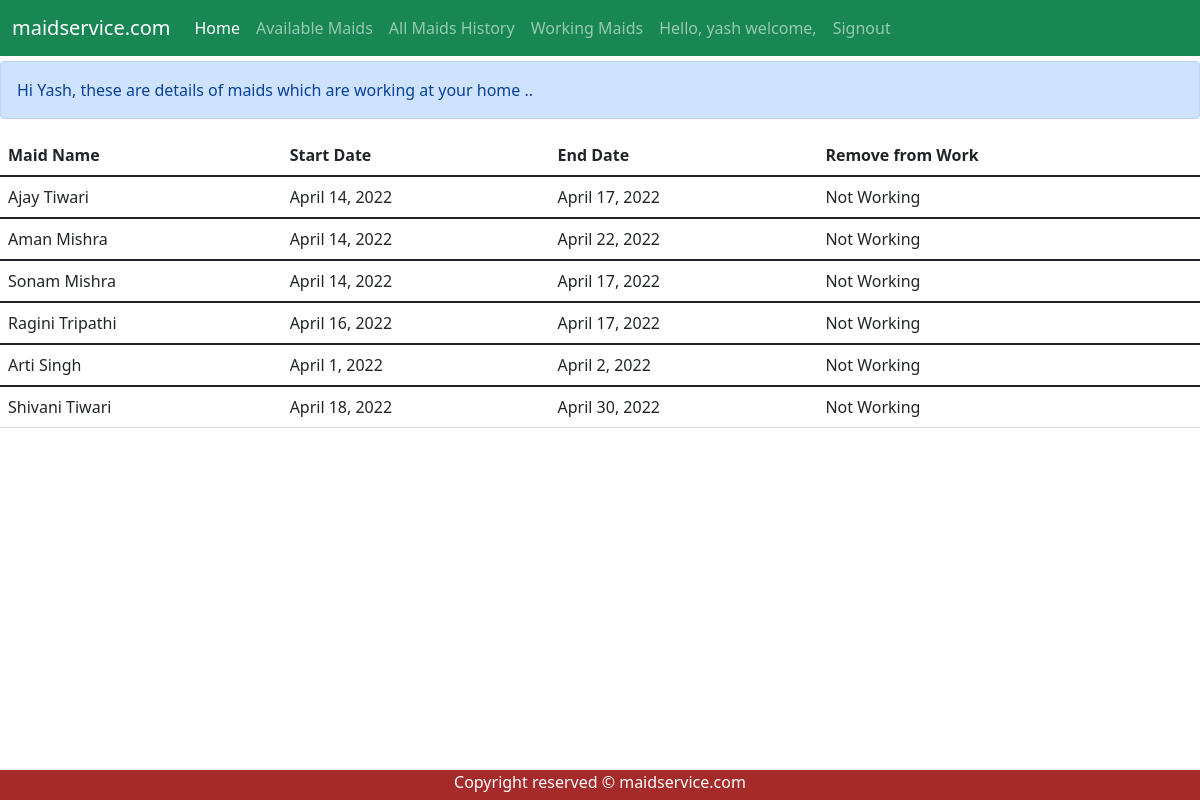
Screenshot of /maid/workedmaid/ (signed in) with the database file from the repository.
### maid/models.py (models this page shows, shortened)
class MaidAssign(models.Model):
	user_customer = models.ForeignKey(User,on_delete=models.CASCADE,related_name = 'customer_user')
	maid_user = models.ForeignKey(User,on_delete=models.CASCADE)
	start_date = models.DateField()
	end_date = models.DateField()
	updated_date = models.DateField(null = True)
	is_working = models.BooleanField(default=False,null = True,blank = True)

### maid/views.py (the view)
# urls.py: path('workedmaid/',views.working_maid_at_user, name = 'working'),
def working_maid_at_user(request):
	worked_maid = MaidAssign.objects.filter(user_customer = request.user).order_by('-is_working')
	return render(request, 'maid/working_maid_at_user.html', {'worked_maid': worked_maid } )

### maid/templates/maid/working_maid_at_user.html (shortened to what this page needs)
{% extends "maid/base.html" %}
{% block content %}
	<div class="alert alert-primary" role="alert">
		<marquee behavior="alternate" direction="left">Hi {{ request.user.first_name }}, these are details of maids which are working at your home ..</marquee>
	</div>
	<table class="table table-hover">
		<thead>
			<tr>
				<th scope="col"> Maid Name</th>
				<th scope="col">Start Date</th>
				<th scope="col">End Date</th>
				<th scope="col">Remove from Work</th>
			</tr>
		</thead>
		{% for maid in worked_maid %}
			<tbody>
				<tr>
					<td style="text-transform: capitalize;">{{maid.maid_user.first_name}} {{maid.maid_user.last_name}}</td>
					<td>{{maid.start_date}} </td>
					<td>{{maid.end_date}} </td>
					{% if maid.is_working  %}
						<td> <a type="submit"  class="btn btn-warning" href="{% url 'maid:remove_maid' maid.maid_user.id %}"> Remove</a> </td>
					{% else %}
						<td> Not Working </td>
					{% endif %}
				</tr>
			</tbody>
		{% endfor %}
	</table>
{% endblock %}

### maid/templates/maid/base.html (shortened to what this page needs)
{% load static %}
<!DOCTYPE html>
<html>
	<head>
		{% block stylesheets %}
			<link href="https://cdn.jsdelivr.net/npm/bootstrap@5.1.3/dist/css/bootstrap.min.css" rel="stylesheet">
			<link rel="stylesheet" type="text/css" href="{% static 'maid/style.css' %}">
		{% endblock stylesheets %}
	</head>
	<body>
		<div  id="navbar_nav">
			<nav class="navbar navbar-expand-lg  navbar-dark bg-success">
				<div class="container-fluid">
					<a class="navbar-brand" href="/maid/">maidservice.com</a>
					<div class="collapse navbar-collapse" id="navbarNavAltMarkup">
						<div class="navbar-nav">
							<a class="nav-link active" aria-current="page" href="/maid/">Home</a>
							{% if user.is_authenticated %}
								<a class="nav-link" href="/maid/maid_work_detail/">Available Maids</a>
								<a class="nav-link" href="/maid/history/">All Maids History</a>
								<a class="nav-link" href="/maid/workedmaid">Working Maids</a>
								<a class="nav-link"> Hello, {{ request.user.username }} welcome,  </a>
								<a class="nav-link" href="/maid/logout/">Signout</a>
							{% else %}
								<a class="nav-link" href="/maid/login/">Login</a>
								<a class="nav-link" href="/maid/signup/">Sign Up</a>
							{% endif %}
						</div>
					</div>
				</div>
			</nav>
		</div>
		<div id="content">
			{% block content %}{% endblock %}
		</div>
		<div id="footer">
			{% block footer %}
			<footer>
				<p>Copyright reserved &copy; maidservice.com</p>
			</footer>
			{% endblock %}
		</div>
	</body>
</html>

### maid/static/maid/style.css (style rules this page uses)
#footer { position: fixed; background-color: brown; color: white; text-align: center; bottom: 0; height: 30px; width: 100%; }
#content { padding-bottom: 15px; padding-top: 5px; width: 100%; }

### rows the page displays
MaidAssign: maid_user.first_name "Ajay", maid_user.last_name "Tiwari", start_date "April 14, 2022", end_date "April 17, 2022", is_working "Not Working"
MaidAssign: maid_user.first_name "Aman", maid_user.last_name "Mishra", start_date "April 14, 2022", end_date "April 22, 2022", is_working "Not Working"
MaidAssign: maid_user.first_name "Sonam", maid_user.last_name "Mishra", start_date "April 14, 2022", end_date "April 17, 2022", is_working "Not Working"
MaidAssign: maid_user.first_name "Ragini", maid_user.last_name "Tripathi", start_date "April 16, 2022", end_date "April 17, 2022", is_working "Not Working"
MaidAssign: maid_user.first_name "Arti", maid_user.last_name "Singh", start_date "April 1, 2022", end_date "April 2, 2022", is_working "Not Working"
MaidAssign: maid_user.first_name "Shivani", maid_user.last_name "Tiwari", start_date "April 18, 2022", end_date "April 30, 2022", is_working "Not Working"

### other values shown
{{ request.user.username }} "yash"
{{ request.user.first_name }} "Yash"
